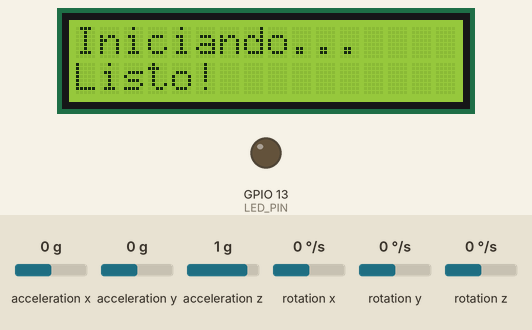
Simulated run of this sketch. Board: ESP32. Parts: 16×2 character LCD, output pins drawn as LEDs (lit = HIGH). Inputs (shaded band) come from the test bench; at power-on: acceleration x 0 g, acceleration y 0 g, acceleration z 1 g, rotation x 0 °/s, rotation y 0 °/s, rotation z 0 °/s. What the sketch prints to the serial monitor is not drawn.

Above: at 0.1 s.
At 1.2 s:
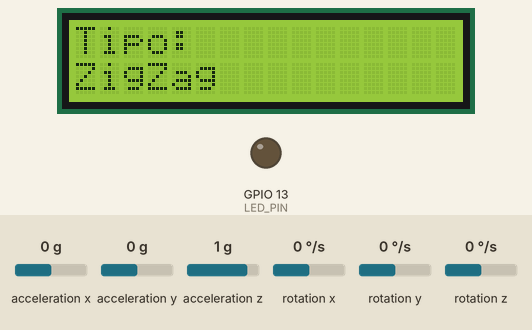

The sketch:

RedNeuronal.ino
```cpp
#include <Wire.h>
#include <MPU6050.h>
#include <LiquidCrystal_I2C.h>

#define SDA_PIN 21
#define SCL_PIN 22
#define LED_PIN 13

#define INPUTS 2
#define NODES 2
#define OUTPUTS 2

LiquidCrystal_I2C lcd(0x27, 16, 2);
MPU6050 mpu;

float P[INPUTS][1];
float a1[NODES][1];
float a2[OUTPUTS][1];

float W1[NODES][INPUTS] = {
  {-5.971061067614598, -4.052199412276152},
  {1.0, 1.0}
};

float b1[NODES][1] = {
  {-1.026496914960414},
  {0.07435889453504886}
};

float W2[OUTPUTS][NODES] = {
  {0.8336965359193182, 0.425945679354389},
  {-3.323307250637575, 1.652875775072965}
};

float b2[OUTPUTS][1] = {
  {0.6817210240534946},
  {-2.433058310229936}
};

void setup() {
  Serial.begin(115200);
  Wire.begin(SDA_PIN, SCL_PIN);

  lcd.init();
  lcd.backlight();
  lcd.setCursor(0, 0);
  lcd.print("Iniciando...");

  pinMode(LED_PIN, OUTPUT);
  digitalWrite(LED_PIN, LOW);

  mpu.initialize();
  if (!mpu.testConnection()) {
    lcd.setCursor(0, 1);
    lcd.print("MPU no detectado");
    Serial.println("Error: MPU6050 no conectado");
    while (1);
  }

  lcd.setCursor(0, 1);
  lcd.print("Listo!");
  delay(1000);
  lcd.clear();
}

void loop() {
  int16_t ax, ay, az;
  mpu.getAcceleration(&ax, &ay, &az);

  float norm_ax = ax / 16384.0;
  float norm_ay = ay / 16384.0;
  float norm_az = az / 16384.0;

  float pitch = -(atan2(norm_ax, sqrt(norm_ay * norm_ay + norm_az * norm_az)) * 180.0 / PI);
  float roll  = (atan2(norm_ay, norm_az) * 180.0 / PI);

  // 🔴 Detectar inclinación entre 10° y 15°
  if (pitch >= 10.0 && pitch <= 15.0) {
    digitalWrite(LED_PIN, HIGH);
  } else {
    digitalWrite(LED_PIN, LOW);
  }

  float pitch_mapped = mapFloat(pitch, -180.0, 180.0, 0.0, 1023.0);
  float roll_mapped  = mapFloat(roll, -180.0, 180.0, 0.0, 1023.0);

  P[0][0] = dataNormalized(pitch_mapped, 0.0, 1023.0);
  P[1][0] = dataNormalized(roll_mapped, 0.0, 1023.0);

  forwardPass();

  String tipoSoldadura;

  if (a2[0][0] <= 0 && a2[1][0] <= 0) {
    tipoSoldadura = "MediaLuna";
  } else if (a2[0][0] > 0 && a2[1][0] > 0) {
    tipoSoldadura = "ZigZag";
  } else if (a2[0][0] > 0 && a2[1][0] <= 0) {
    tipoSoldadura = "Espiral";
  } else {
    tipoSoldadura = "Indefinido";
  }

  Serial.println("Tipo: " + tipoSoldadura);

  lcd.clear();
  lcd.setCursor(0, 0);
  lcd.print("Tipo:");
  lcd.setCursor(0, 1);
  lcd.print(tipoSoldadura);

  delay(300);
}

// ==== Funciones auxiliares ====

float mapFloat(float x, float in_min, float in_max, float out_min, float out_max) {
  return (x - in_min) * (out_max - out_min) / (in_max - in_min) + out_min;
}

float dataNormalized(float inputData, float minData, float maxData) {
  return (inputData - minData) / (maxData - minData);
}

float tansig(float n) {
  if (n > 20) n = 20;
  if (n < -20) n = -20;
  float a = exp(n);
  float b = exp(-n);
  return (a - b) / (a + b);
}

void forwardPass() {
  for (int i = 0; i < NODES; i++) {
    float sum = b1[i][0];
    for (int j = 0; j < INPUTS; j++) {
      sum += W1[i][j] * P[j][0];
    }
    a1[i][0] = tansig(sum);
  }

  for (int i = 0; i < OUTPUTS; i++) {
    float sum = b2[i][0];
    for (int j = 0; j < NODES; j++) {
      sum += W2[i][j] * a1[j][0];
    }
    a2[i][0] = tansig(sum);
  }
}
```
